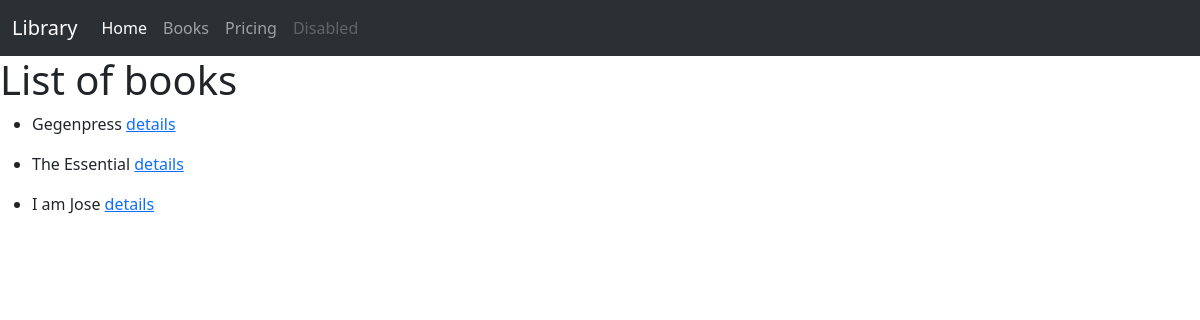
The app's page /book_list/, older data.
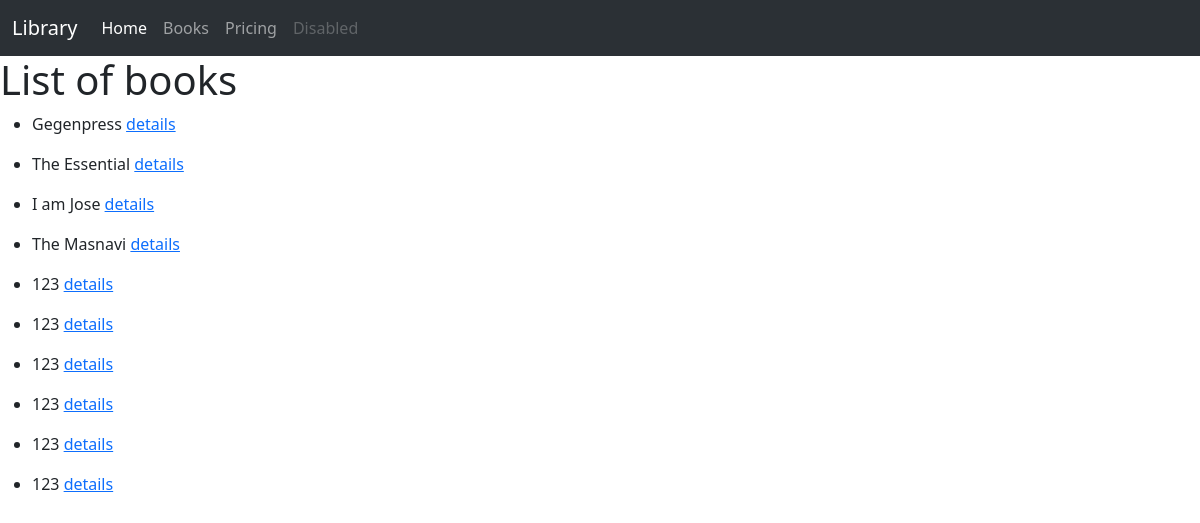
The same page, newer data.
### catalog/models.py (models this page shows, shortened)
class Book(models.Model):
    title = models.CharField(max_length=200)
    author = models.ForeignKey('Author',on_delete=models.SET_NULL,null=True)
    summary = models.TextField(max_length=600)
    isbn = models.CharField('ISBN',max_length=13,unique=True)
    genre = models.ManyToManyField(Genre)
    language = models.ForeignKey('Language',on_delete=models.SET_NULL,null=True)

### catalog/views.py (the view)
# urls.py: path('book_list/',BookListView.as_view(),name='book_list'),
class BookListView(ListView):
    model = Book
    queryset = Book.objects.all()
    context_object_name = 'book_list'

### catalog/templates/catalog/book_list.html
{% extends 'catalog/index.html' %} {% block content %}
<h1>List of books</h1>
{% for book in object_list %}
<ul>
    <li>{{ book.title }}
        <a href="{% url 'catalog:book_detail' book.id %}">details</a>
    </li>
</ul>
{% endfor %} {% endblock %}

### catalog/templates/catalog/index.html (shortened to what this page needs)
<html lang="en">
<head>
    <link href="https://cdn.jsdelivr.net/npm/bootstrap@5.3.3/dist/css/bootstrap.min.css" rel="stylesheet">
</head>
<body>
    <nav class="navbar navbar-expand-lg bg-body-tertiary" data-bs-theme="dark">
        <div class="container-fluid">
            <a class="navbar-brand" href="#">Library</a>
            <div class="collapse navbar-collapse" id="navbarNav">
                <ul class="navbar-nav">
                    <li class="nav-item">
                        <a class="nav-link active" aria-current="page" href="{% url 'catalog:index' %}">Home</a>
                    </li>
                    <li class="nav-item">
                        <a class="nav-link" href=" {% url 'catalog:book_list' %}">Books</a>
                    </li>
                    <li class="nav-item">
                        <a class="nav-link" href="#">Pricing</a>
                    </li>
                    <li class="nav-item">
                        <a class="nav-link disabled" aria-disabled="true">Disabled</a>
                    </li>
                </ul>
            </div>
        </div>
    </nav>
    {% block content %}{% endblock content %}
</html>

Row changes from the older to the newer data that the page shows:
added Book: title "The Masnavi"
added Book: title "123"
added Book: title "123"
added Book: title "123"
added Book: title "123"
added Book: title "123"
added Book: title "123"
